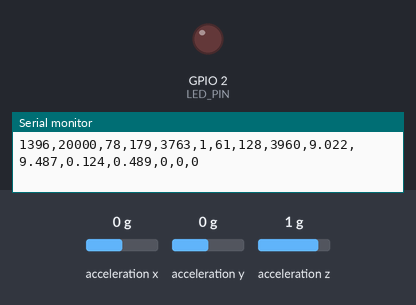
A program run on a simulated ESP32. Shown: output pins drawn as LEDs (lit = HIGH), the last lines printed to the serial monitor. Wiring (from diagram.json): MPU-6050 motion sensor at I2C address 0x68. The test bench sets the inputs (shaded band); at power-on: acceleration z 1 g, acceleration x 0 g, acceleration y 0 g. Random numbers use the default seed unless the program sets one.

Above: at 1.4 s.
1.5 s: acceleration z set to 0.8 g
4.5 s: acceleration x set to -1.4 g
6.0 s: acceleration x set to -0.3 g
8.3 s: acceleration x set to 0 g
At 9.4 s:
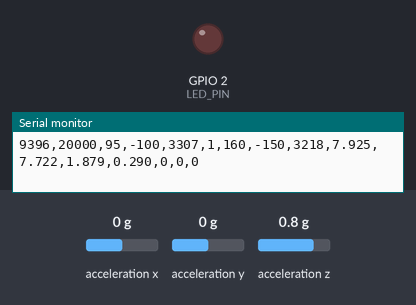
9.9 s: acceleration x set to -0.8 g
At 11.1 s:
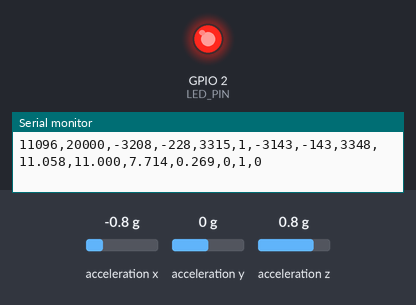
Timing chart, 0 to 12.4 s (numbered marks = the images above; inputs shaded):
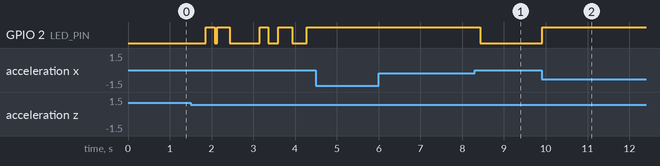

Measured:
- after the input at 8.3 s, GPIO 2 (LED_PIN): HIGH → LOW after 0.14 s
- after the input at 9.9 s, GPIO 2 (LED_PIN): LOW → HIGH at once

The program:

main.cpp
```cpp
// =====================================================================
//  L2. Информационные технологии в микроконтроллере
//  Сбор сигнала и его программная обработка (версия 2)
//
//  Use case (из L1): домашнее Wi-Fi устройство обнаружения
//  вмешательства / удара / вибрации.
//  Датчик: MPU6050 (3-осевой акселерометр, цифровой интерфейс I2C).
//  Платформа: ESP32, Arduino framework + FreeRTOS. Симуляция: Wokwi.
//
//  Цепочка обработки (для каждой оси X, Y, Z):
//    Датчик -> Сбор (I2C) -> Проверка достоверности -> Медианный фильтр ->
//    Усреднение -> Преобразование (м/с^2) -> Физическая величина
//
//  Решение use case — два канала:
//    1) медленный канал: dev = |a_f - a_ref| по сглаженному сигналу,
//       обнаруживает сдвиг и наклон устройства, устойчив к шуму;
//    2) канал удара: dev_pk = |a - a_f| — насколько текущий достоверный
//       отсчёт (БЕЗ медианы и усреднения) отличается от сглаженного
//       сигнала. Это быстрая составляющая: удары длиной 1-2 отсчёта.
//  tamper = медленный канал ИЛИ удар за последние SHOCK_HOLD_MS.
//
//  Вывод в STDIO (Serial), формат CSV:
//    t_ms,dt_us,ax_raw,ay_raw,az_raw,ok,ax_f,ay_f,az_f,a_raw,a_f,dev,dev_pk,shock,tamper,mot
// =====================================================================
#include <Arduino.h>
#include <Wire.h>
#include <math.h>

// =====================================================================
//  1. КОНФИГУРАЦИЯ (все настраиваемые параметры)
// =====================================================================
// ---- Подключение ----
#define I2C_SDA_PIN 21
#define I2C_SCL_PIN 22
#define I2C_FREQ_HZ 400000 // Fast-mode I2C (datasheet: до 400 кГц)
#define LED_PIN 2          // индикатор "вмешательство"

// ---- MPU6050 (регистры из Register Map, rev. 4.2) ----
#define MPU_ADDR 0x68         // AD0 = GND
#define REG_MOT_THR 0x1F      // порог детектора движения
#define REG_MOT_DUR 0x20      // длительность для детектора движения
#define REG_INT_ENABLE 0x38   // разрешение прерываний
#define REG_INT_STATUS 0x3A   // флаги прерываний (бит 6 — MOT_INT)
#define REG_PWR_MGMT_1 0x6B   // управление питанием (выход из сна)
#define REG_ACCEL_CONFIG 0x1C // выбор диапазона акселерометра
#define REG_ACCEL_XOUT_H 0x3B // начало 6 байт данных X,Y,Z
#define REG_WHO_AM_I 0x75     // идентификатор, должен быть 0x68

// Диапазон акселерометра AFS_SEL = 2 -> ±8 g, чувствительность 4096 LSB/g
// (datasheet MPU-6000/6050, табл. "Accelerometer Specifications").
// ±2 g не подходит: удар по корпусу даёт несколько g, и при ±2 g
// датчик насыщается на 32767 — амплитуда удара теряется.
#define ACCEL_FS_G 8.0f
#define ACCEL_LSB_PER_G 4096.0f
#define ACCEL_CONFIG_VAL 0x10 // AFS_SEL = 2 (биты 4:3 = 10)
#define G_MS2 9.80665f        // стандартное ускорение свободного падения

// ---- Период дискретизации (vTaskDelayUntil) ----
#define SAMPLE_PERIOD_MS 20 // 20 мс -> fs = 50 Гц

// ---- Проверка достоверности (вместо ограничения по шкале) ----
// У цифрового датчика код не может выйти за int16, поэтому ограничение
// по шкале ничего не делает. Вместо него отсчёт проверяется на
// физическую возможность: устройство закреплено, свободного падения нет,
// значит модуль ускорения не может быть почти нулевым. |a| < 0,3 g
// означает сбой чтения (например, все байты 0xFF -> X=Y=Z=-1).
// Недостоверный отсчёт заменяется последним достоверным.
#define VALID_MIN_G 0.3f
#define SAT_RAW 32767 // код насыщения: отсчёт достоверен, но обрезан шкалой

// ---- Окна фильтров (медленный канал) ----
#define MEDIAN_WINDOW 5 // N — нечётное (3, 5, 7, 9 ...)
#define AVG_WINDOW 8    // M — окно скользящего среднего (в опыте 3: 32)

// ---- Решение use case ----
#define CALIB_SAMPLES 50          // отсчётов на калибровку покоя (1 с)
#define TAMPER_THRESHOLD_MS2 2.0f // медленный канал: порог dev, м/с^2 (~0,2 g)
#define SHOCK_THRESHOLD_MS2 4.9f  // канал удара: порог dev_pk, м/с^2 (0,5 g)
#define SHOCK_HOLD_MS 1000        // сколько держать тревогу после удара, мс

// ---- Детектор движения MPU6050 (аппаратный, внутри датчика) ----
// Работает на внутренней частоте датчика и не зависит от периода опроса.
// Значения подбираются на реальной плате.
#define MOTION_DETECT 1
#define MOT_THR_VAL 20 // порог
#define MOT_DUR_VAL 1  // длительность, мс

// ---- Вывод ----
#define PRINT_EVERY 1 // печатать каждый N-й отсчёт

// ---- Имитация (ТОЛЬКО для Wokwi) ----
// В Wokwi датчик выдаёт идеально чистые значения, заданные ползунками.
// Добавляется шум, медленный дрейф и сбои чтения шины I2C.
// На реальной плате поставить 0!
#define SIMULATE_DISTURBANCE 1
#define SIM_NOISE_G 0.025f    // амплитуда шума, g
#define SIM_DRIFT_G 0.04f     // амплитуда дрейфа, g
#define SIM_DRIFT_PERIOD_S 30 // период дрейфа, с
#define SIM_GLITCH_PROB 40    // вероятность сбоя чтения = 1 / SIM_GLITCH_PROB

// Имитация коротких ударов по оси X (опыт 4).
// Удары длиной 1, 2 и 3 отсчёта на 3-й, 6-й и 9-й секунде.
#define SIMULATE_SHOCK 0
#define SIM_SHOCK_G 1.5f // амплитуда удара, g

#if (MEDIAN_WINDOW % 2) == 0
#error "MEDIAN_WINDOW должно быть нечётным"
#endif

// =====================================================================
//  2. ТИПЫ ДАННЫХ
// =====================================================================
struct AccelRaw
{ // "сырые" данные датчика, коды LSB
    int32_t x, y, z;
};

struct MedianFilter
{ // кольцевой буфер медианного фильтра
    int32_t buf[MEDIAN_WINDOW];
    uint8_t idx;   // куда писать следующий отсчёт
    uint8_t count; // сколько отсчётов накоплено (<= N)
};

struct MovingAverage
{ // кольцевой буфер скользящего среднего
    int32_t buf[AVG_WINDOW];
    int32_t sum; // бегущая сумма -> O(1) на отсчёт
    uint8_t idx;
    uint8_t count;
};

// =====================================================================
//  3. ПРОТОТИПЫ ФУНКЦИЙ
// =====================================================================
bool mpuWriteReg(uint8_t reg, uint8_t val);
bool mpuReadReg(uint8_t reg, uint8_t &val);
bool mpuInit();
bool readRaw(AccelRaw &out);
int32_t simulateDisturbance(int32_t v, uint32_t t_ms, float phase);
int32_t simulateShock(uint32_t sample);
bool simulateGlitch(AccelRaw &r);
int checkSample(const AccelRaw &r);
void medianInit(MedianFilter &f);
int32_t medianFilter(MedianFilter &f, int32_t x);
void avgInit(MovingAverage &f);
float movingAverage(MovingAverage &f, int32_t x);
float rawToMs2(float raw);
float magnitude(float x, float y, float z);
void acquisitionTask(void *arg);

// =====================================================================
//  4. SETUP / LOOP
// =====================================================================
void setup()
{
    Serial.begin(115200);
    delay(200);
    pinMode(LED_PIN, OUTPUT);
    digitalWrite(LED_PIN, LOW);

    Wire.begin(I2C_SDA_PIN, I2C_SCL_PIN, I2C_FREQ_HZ);
    if (!mpuInit())
    {
        Serial.println("# ОШИБКА: MPU6050 не найден на шине I2C");
        while (true)
            delay(1000);
    }

    Serial.println();
    Serial.println("# L2 v2: MPU6050 tamper detection (slow channel + shock channel)");
    Serial.printf("# fs=%d Hz (T=%d ms), median N=%d, avg M=%d, range=±%.0f g, valid |a|>=%.1f g\n",
                  1000 / SAMPLE_PERIOD_MS, SAMPLE_PERIOD_MS, MEDIAN_WINDOW, AVG_WINDOW,
                  ACCEL_FS_G, VALID_MIN_G);
    Serial.printf("# thresholds: slow %.1f m/s^2, shock %.1f m/s^2, hold %d ms\n",
                  TAMPER_THRESHOLD_MS2, SHOCK_THRESHOLD_MS2, SHOCK_HOLD_MS);
    Serial.printf("# simulated disturbance: %s, simulated shocks: %s\n",
                  SIMULATE_DISTURBANCE ? "ON (Wokwi)" : "OFF",
                  SIMULATE_SHOCK ? "ON (1, 2, 3 samples at 3, 6, 9 s)" : "OFF");
    Serial.println("t_ms,dt_us,ax_raw,ay_raw,az_raw,ok,ax_f,ay_f,az_f,a_raw,a_f,dev,dev_pk,shock,tamper,mot");

    // Единственная задача сбора данных (приоритет 2, ядро 1)
    xTaskCreatePinnedToCore(acquisitionTask, "acq", 4096, nullptr, 2, nullptr, 1);
}

void loop()
{
    // Вся работа — в задаче FreeRTOS, loop() не нужен
    vTaskDelete(nullptr);
}

// =====================================================================
//  5. ЗАДАЧА СБОРА ДАННЫХ (FreeRTOS)
// =====================================================================
void acquisitionTask(void *arg)
{
    (void)arg;

    MedianFilter medX, medY, medZ;
    MovingAverage avgX, avgY, avgZ;
    medianInit(medX);
    medianInit(medY);
    medianInit(medZ);
    avgInit(avgX);
    avgInit(avgY);
    avgInit(avgZ);

    const TickType_t period = pdMS_TO_TICKS(SAMPLE_PERIOD_MS);
    TickType_t lastWake = xTaskGetTickCount();
    uint32_t prevUs = micros();
    uint32_t n = 0;      // номер выведенной строки
    uint32_t sample = 0; // номер отсчёта с момента запуска

    // вектор покоя (м/с^2), накапливается первые CALIB_SAMPLES отсчётов
    float refX = 0, refY = 0, refZ = 0;
    uint32_t calib = 0;

    AccelRaw last = {0, 0, (int32_t)ACCEL_LSB_PER_G}; // последний достоверный отсчёт
    uint32_t lastShockMs = 0;
    bool shockSeen = false;

    for (;;)
    {
        // Ждём до lastWake + period: период дискретизации постоянный и
        // не зависит от времени выполнения тела цикла (в отличие от vTaskDelay)
        vTaskDelayUntil(&lastWake, period);

        uint32_t nowUs = micros();
        int32_t dtUs = (int32_t)(nowUs - prevUs); // фактический период (джиттер)
        prevUs = nowUs;
        uint32_t tMs = millis();

        // ---- 0. Сбор данных ----
        AccelRaw r;
        if (!readRaw(r))
        {
            Serial.println("# I2C read error");
            continue;
        }
        r.x = simulateDisturbance(r.x, tMs, 0.0f); // только для Wokwi
        r.y = simulateDisturbance(r.y, tMs, 2.1f);
        r.z = simulateDisturbance(r.z, tMs, 4.2f);
        int32_t shockRaw = simulateShock(sample++);
        r.x += shockRaw;
        if (shockRaw == 0)
            simulateGlitch(r); // сбой чтения шины (не во время удара)

        // аппаратный детектор движения: флаг MOT_INT (сбрасывается чтением)
        uint8_t intStatus = 0;
#if MOTION_DETECT
        mpuReadReg(REG_INT_STATUS, intStatus);
#endif
        int mot = (intStatus & 0x40) ? 1 : 0;

        // ---- 1. Проверка достоверности ----
        int ok = checkSample(r); // 1 — норма, 2 — насыщение, 0 — сбой
        AccelRaw v = ok ? r : last;
        if (ok)
            last = r;

        // ---- 2. Медианный фильтр (медленный канал) ----
        int32_t mx = medianFilter(medX, v.x);
        int32_t my = medianFilter(medY, v.y);
        int32_t mz = medianFilter(medZ, v.z);

        // ---- 3. Усреднение (медленный канал) ----
        float fx = movingAverage(avgX, mx);
        float fy = movingAverage(avgY, my);
        float fz = movingAverage(avgZ, mz);

        // ---- 4. Преобразование в физическую величину (м/с^2) ----
        float aRaw = magnitude(rawToMs2(r.x), rawToMs2(r.y), rawToMs2(r.z)); // без обработки
        float aF = magnitude(rawToMs2(fx), rawToMs2(fy), rawToMs2(fz));      // после обработки
        float ax = rawToMs2(fx), ay = rawToMs2(fy), az = rawToMs2(fz);

        // калибровка положения покоя (после прогрева фильтров)
        if (calib < CALIB_SAMPLES)
        {
            if (calib >= AVG_WINDOW)
            { // первые M отсчётов — прогрев окна
                refX += ax;
                refY += ay;
                refZ += az;
            }
            if (++calib == CALIB_SAMPLES)
            {
                float k = 1.0f / (CALIB_SAMPLES - AVG_WINDOW);
                refX *= k;
                refY *= k;
                refZ *= k;
                Serial.printf("# calibrated rest vector: %.2f %.2f %.2f m/s^2 (|a| = %.2f g)\n",
                              refX, refY, refZ, magnitude(refX, refY, refZ) / G_MS2);
            }
            continue; // во время калибровки не выводим
        }

        // медленный канал: отклонение сглаженного вектора от покоя
        float dev = magnitude(ax - refX, ay - refY, az - refZ);
        bool slow = dev >= TAMPER_THRESHOLD_MS2;

        // канал удара: отличие достоверного отсчёта (без фильтров)
        // от сглаженного сигнала — быстрая составляющая
        float devPk = magnitude(rawToMs2(v.x) - ax, rawToMs2(v.y) - ay, rawToMs2(v.z) - az);
        bool shock = ok && (devPk >= SHOCK_THRESHOLD_MS2);
        if (shock || mot)
        {
            lastShockMs = tMs;
            shockSeen = true;
        }
        bool shockHold = shockSeen && (tMs - lastShockMs < SHOCK_HOLD_MS);

        bool tamper = slow || shockHold;
        digitalWrite(LED_PIN, tamper ? HIGH : LOW);

        // ---- 5. Вывод: исходные и обработанные значения + timestamp ----
        if (n++ % PRINT_EVERY == 0)
        {
            Serial.printf("%lu,%ld,%ld,%ld,%ld,%d,%.0f,%.0f,%.0f,%.3f,%.3f,%.3f,%.3f,%d,%d,%d\n",
                          (unsigned long)tMs, (long)dtUs,
                          (long)r.x, (long)r.y, (long)r.z, ok,
                          fx, fy, fz, aRaw, aF, dev, devPk,
                          shock ? 1 : 0, tamper ? 1 : 0, mot);
        }
    }
}

// =====================================================================
//  6. ДРАЙВЕР ДАТЧИКА (чтение по I2C)
// =====================================================================
bool mpuWriteReg(uint8_t reg, uint8_t val)
{
    Wire.beginTransmission(MPU_ADDR);
    Wire.write(reg);
    Wire.write(val);
    return Wire.endTransmission() == 0;
}

bool mpuReadReg(uint8_t reg, uint8_t &val)
{
    Wire.beginTransmission(MPU_ADDR);
    Wire.write(reg);
    if (Wire.endTransmission(false) != 0)
        return false;
    if (Wire.requestFrom((uint8_t)MPU_ADDR, (uint8_t)1) != 1)
        return false;
    val = Wire.read();
    return true;
}

bool mpuInit()
{
    uint8_t who = 0;
    if (!mpuReadReg(REG_WHO_AM_I, who)) // проверка идентификатора
        return false;
    Serial.printf("# WHO_AM_I = 0x%02X\n", who);

    if (!mpuWriteReg(REG_PWR_MGMT_1, 0x00))
        return false; // выйти из режима сна
    if (!mpuWriteReg(REG_ACCEL_CONFIG, ACCEL_CONFIG_VAL))
        return false; // AFS_SEL=2 -> ±8 g
#if MOTION_DETECT
    mpuWriteReg(REG_MOT_THR, MOT_THR_VAL);
    mpuWriteReg(REG_MOT_DUR, MOT_DUR_VAL);
    mpuWriteReg(REG_INT_ENABLE, 0x40); // MOT_EN: прерывание по движению
#endif
    delay(10);
    return true;
}

// Чтение "сырых" данных: 6 байт (X_H, X_L, Y_H, Y_L, Z_H, Z_L) ->
// три 16-битных знаковых числа. Никакой обработки здесь нет.
bool readRaw(AccelRaw &out)
{
    Wire.beginTransmission(MPU_ADDR);
    Wire.write(REG_ACCEL_XOUT_H);
    if (Wire.endTransmission(false) != 0)
        return false;
    if (Wire.requestFrom((uint8_t)MPU_ADDR, (uint8_t)6) != 6)
        return false;

    out.x = (int16_t)((Wire.read() << 8) | Wire.read());
    out.y = (int16_t)((Wire.read() << 8) | Wire.read());
    out.z = (int16_t)((Wire.read() << 8) | Wire.read());
    return true;
}

// ---- Имитация для симулятора ----
// Белый шум + медленный дрейф. Результат приводится к int16, как у датчика.
int32_t simulateDisturbance(int32_t v, uint32_t t_ms, float phase)
{
#if SIMULATE_DISTURBANCE
    const int32_t noiseLsb = (int32_t)(SIM_NOISE_G * ACCEL_LSB_PER_G);
    int32_t noise = 0;
    for (int i = 0; i < 4; ++i)
        noise += random(-noiseLsb, noiseLsb + 1);
    noise /= 2; // ~ нормальное распределение

    float drift = SIM_DRIFT_G * ACCEL_LSB_PER_G *
                  sinf(2.0f * (float)M_PI * t_ms / (SIM_DRIFT_PERIOD_S * 1000.0f) + phase);

    v += noise + (int32_t)drift;
    if (v > SAT_RAW)
        v = SAT_RAW;
    if (v < -SAT_RAW - 1)
        v = -SAT_RAW - 1;
    return v;
#else
    (void)t_ms;
    (void)phase;
    return v;
#endif
}

// Сбой чтения шины I2C: все 6 байт приходят как 0xFF -> X = Y = Z = -1.
bool simulateGlitch(AccelRaw &r)
{
#if SIMULATE_DISTURBANCE
    if (random(SIM_GLITCH_PROB) == 0)
    {
        r.x = r.y = r.z = -1;
        return true;
    }
#else
    (void)r;
#endif
    return false;
}

// Короткие удары по оси X: 1, 2 и 3 отсчёта на 3-й, 6-й и 9-й секунде.
int32_t simulateShock(uint32_t sample)
{
#if SIMULATE_SHOCK
    const uint32_t fs = 1000 / SAMPLE_PERIOD_MS;
    const int32_t amp = (int32_t)(SIM_SHOCK_G * ACCEL_LSB_PER_G);
    if (sample >= 3 * fs && sample < 3 * fs + 1)
        return amp;
    if (sample >= 6 * fs && sample < 6 * fs + 2)
        return amp;
    if (sample >= 9 * fs && sample < 9 * fs + 3)
        return amp;
#else
    (void)sample;
#endif
    return 0;
}

// =====================================================================
//  7. ОБРАБОТКА СИГНАЛА
// =====================================================================
// ---- 7.1 Проверка достоверности отсчёта ----
// 0 — сбой (|a| < VALID_MIN_G: физически невозможно для закреплённого
//     устройства), 2 — насыщение (хотя бы одна ось на краю шкалы:
//     отсчёт верен, но амплитуда обрезана), 1 — норма.
int checkSample(const AccelRaw &r)
{
    float aG = magnitude((float)r.x, (float)r.y, (float)r.z) / ACCEL_LSB_PER_G;
    if (aG < VALID_MIN_G)
        return 0;
    if (abs(r.x) >= SAT_RAW || abs(r.y) >= SAT_RAW || abs(r.z) >= SAT_RAW)
        return 2;
    return 1;
}

// ---- 7.2 Медианный фильтр со скользящим окном N ----
void medianInit(MedianFilter &f)
{
    f.idx = 0;
    f.count = 0;
    for (int i = 0; i < MEDIAN_WINDOW; ++i)
        f.buf[i] = 0;
}

int32_t medianFilter(MedianFilter &f, int32_t x)
{
    f.buf[f.idx] = x; // новый отсчёт вытесняет старейший
    f.idx = (f.idx + 1) % MEDIAN_WINDOW;
    if (f.count < MEDIAN_WINDOW)
        f.count++;

    int32_t tmp[MEDIAN_WINDOW]; // копия окна
    for (int i = 0; i < f.count; ++i)
        tmp[i] = f.buf[i];
    for (int i = 1; i < f.count; ++i)
    { // сортировка вставками
        int32_t key = tmp[i];
        int j = i - 1;
        while (j >= 0 && tmp[j] > key)
        {
            tmp[j + 1] = tmp[j];
            --j;
        }
        tmp[j + 1] = key;
    }
    return tmp[f.count / 2]; // центральный элемент
}

// ---- 7.3 Скользящее среднее с окном M ----
void avgInit(MovingAverage &f)
{
    f.sum = 0;
    f.idx = 0;
    f.count = 0;
    for (int i = 0; i < AVG_WINDOW; ++i)
        f.buf[i] = 0;
}

float movingAverage(MovingAverage &f, int32_t x)
{
    f.sum -= f.buf[f.idx]; // убрать старейший отсчёт
    f.buf[f.idx] = x;
    f.sum += x; // добавить новый
    f.idx = (f.idx + 1) % AVG_WINDOW;
    if (f.count < AVG_WINDOW)
        f.count++;
    return (float)f.sum / (float)f.count;
}

// ---- 7.4 Преобразование в физическую величину ----
// Передаточная характеристика (datasheet): a[g] = raw / 4096 при ±8 g
// a[м/с^2] = raw / 4096 * 9.80665
float rawToMs2(float raw)
{
    return raw / ACCEL_LSB_PER_G * G_MS2;
}

// Модуль вектора ускорения |a| = sqrt(ax^2 + ay^2 + az^2)
float magnitude(float x, float y, float z)
{
    return sqrtf(x * x + y * y + z * z);
}
```
